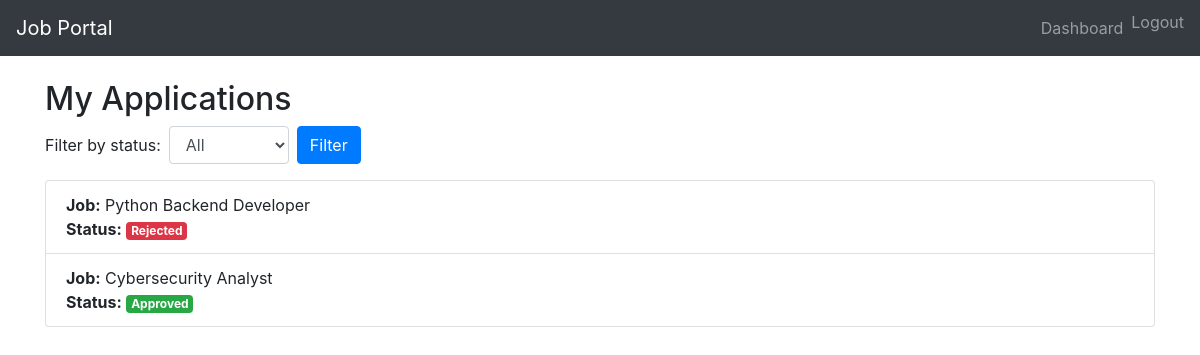
Screenshot of /my-applications/ (signed in) with the database file from the repository.
### jobportal/models.py (models this page shows, shortened)
class Application(models.Model):
    class Status(models.TextChoices):
        PENDING = 'Pending', _('Pending')
        APPROVED = 'Approved', _('Approved')
        REJECTED = 'Rejected', _('Rejected')
    job = models.ForeignKey(Job, on_delete=models.CASCADE)
    applicant = models.ForeignKey(User, on_delete=models.CASCADE)
    resume = models.FileField(upload_to='resumes/')
    cover_letter = models.TextField()
    applied_at = models.DateTimeField(auto_now_add=True)
    status = models.CharField(max_length=10, choices=Status.choices, default=Status.PENDING)

class Job(models.Model):
    title = models.CharField(max_length=255)
    company_name = models.CharField(max_length=255)
    location = models.CharField(max_length=255)
    description = models.TextField()
    posted_by = models.ForeignKey(User, on_delete=models.CASCADE)
    created_at = models.DateTimeField(auto_now_add=True)

### jobportal/views.py (the view)
# urls.py: path('my-applications/', views.my_applications, name='my_applications'),
@login_required
def my_applications(request):
    status_filter = request.GET.get('status')
    applications = Application.objects.filter(applicant=request.user)
    if status_filter:
        applications = applications.filter(status=status_filter)
    return render(request, 'jobportal/my_applications.html', {
        'applications': applications,
        'selected_status': status_filter
    })

### jobportal/templates/jobportal/my_applications.html (shortened to what this page needs)
{% extends 'jobportal/base.html' %}
{% block content %}
<h2>My Applications</h2>
<form method="get" class="form-inline mb-3">
    <label class="mr-2">Filter by status:</label>
    <select name="status" class="form-control mr-2">
        <option value="">All</option>
    </select>
    <button type="submit" class="btn btn-primary">Filter</button>
</form>
<ul class="list-group">
    {% for application in applications %}
    <li class="list-group-item">
        <strong>Job:</strong> {{ application.job.title }}<br>
        <strong>Status:</strong>
        {% if application.status == 'Approved' %}
            <span class="badge badge-success">{{ application.status }}</span>
        {% elif application.status == 'Rejected' %}
            <span class="badge badge-danger">{{ application.status }}</span>
        {% else %}
            <span class="badge badge-secondary">{{ application.status }}</span>
        {% endif %}
    </li>
    {% empty %}
    <li class="list-group-item">You have not applied to any jobs.</li>
    {% endfor %}
</ul>
{% endblock %}

### rows the page displays
Application: job "Python Backend Developer", status "Rejected"
Application: job "Cybersecurity Analyst", status "Approved"
